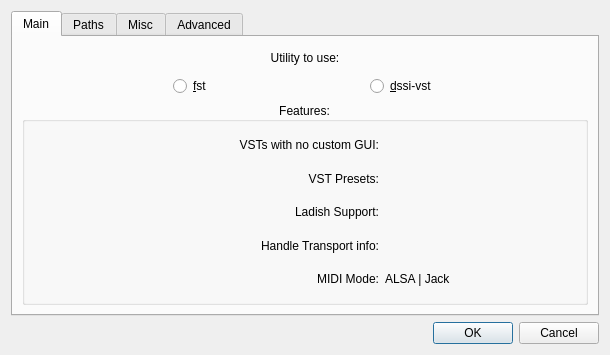
<?xml version="1.0" encoding="UTF-8"?>
<ui version="4.0">
 <class>SettingsW</class>
 <widget class="QDialog" name="SettingsW">
  <property name="geometry">
   <rect>
    <x>0</x>
    <y>0</y>
    <width>610</width>
    <height>355</height>
   </rect>
  </property>
  <property name="windowTitle">
   <string>FeSTige - Settings</string>
  </property>
  <layout class="QVBoxLayout" name="verticalLayout_10">
   <item>
    <widget class="QTabWidget" name="tabWidget">
     <property name="currentIndex">
      <number>0</number>
     </property>
     <widget class="QWidget" name="tab_main">
      <attribute name="title">
       <string>Main</string>
      </attribute>
      <layout class="QVBoxLayout" name="verticalLayout_8">
       <item>
        <widget class="QLabel" name="label_10">
         <property name="maximumSize">
          <size>
           <width>16777215</width>
           <height>24</height>
          </size>
         </property>
         <property name="text">
          <string>Utility to use:</string>
         </property>
         <property name="alignment">
          <set>Qt::AlignCenter</set>
         </property>
        </widget>
       </item>
       <item>
        <layout class="QHBoxLayout" name="horizontalLayout_8">
         <property name="sizeConstraint">
          <enum>QLayout::SetMinimumSize</enum>
         </property>
         <item>
          <spacer name="horizontalSpacer_9">
           <property name="orientation">
            <enum>Qt::Horizontal</enum>
           </property>
           <property name="sizeHint" stdset="0">
            <size>
             <width>40</width>
             <height>20</height>
            </size>
           </property>
          </spacer>
         </item>
         <item>
          <widget class="QRadioButton" name="ch_fst">
           <property name="text">
            <string notr="true">&amp;fst</string>
           </property>
          </widget>
         </item>
         <item>
          <spacer name="horizontalSpacer_10">
           <property name="orientation">
            <enum>Qt::Horizontal</enum>
           </property>
           <property name="sizeHint" stdset="0">
            <size>
             <width>40</width>
             <height>20</height>
            </size>
           </property>
          </spacer>
         </item>
         <item>
          <widget class="QRadioButton" name="ch_vsthost">
           <property name="text">
            <string notr="true">&amp;dssi-vst</string>
           </property>
          </widget>
         </item>
         <item>
          <spacer name="horizontalSpacer_11">
           <property name="orientation">
            <enum>Qt::Horizontal</enum>
           </property>
           <property name="sizeHint" stdset="0">
            <size>
             <width>40</width>
             <height>20</height>
            </size>
           </property>
          </spacer>
         </item>
        </layout>
       </item>
       <item>
        <widget class="QGroupBox" name="groupBox_8">
         <property name="title">
          <string>Features:</string>
         </property>
         <property name="alignment">
          <set>Qt::AlignCenter</set>
         </property>
         <layout class="QGridLayout" name="gridLayout_2">
          <item row="0" column="0">
           <widget class="QLabel" name="label_9">
            <property name="text">
             <string/>
            </property>
           </widget>
          </item>
          <item row="0" column="1">
           <widget class="QLabel" name="label_5">
            <property name="text">
             <string>VSTs with no custom GUI:</string>
            </property>
            <property name="alignment">
             <set>Qt::AlignRight|Qt::AlignTrailing|Qt::AlignVCenter</set>
            </property>
           </widget>
          </item>
          <item row="0" column="2">
           <widget class="QLabel" name="i_nogui">
            <property name="maximumSize">
             <size>
              <width>16</width>
              <height>16777215</height>
             </size>
            </property>
            <property name="text">
             <string/>
            </property>
            <property name="pixmap">
             <pixmap resource="icons/icons.qrc">:/icons/dialog-ok-apply.png</pixmap>
            </property>
           </widget>
          </item>
          <item row="0" column="3">
           <widget class="QLabel" name="label_12">
            <property name="text">
             <string/>
            </property>
           </widget>
          </item>
          <item row="1" column="1">
           <widget class="QLabel" name="label_6">
            <property name="text">
             <string>VST Presets:</string>
            </property>
            <property name="alignment">
             <set>Qt::AlignRight|Qt::AlignTrailing|Qt::AlignVCenter</set>
            </property>
           </widget>
          </item>
          <item row="1" column="2">
           <widget class="QLabel" name="i_presets">
            <property name="maximumSize">
             <size>
              <width>16</width>
              <height>16777215</height>
             </size>
            </property>
            <property name="text">
             <string/>
            </property>
            <property name="pixmap">
             <pixmap resource="icons/icons.qrc">:/icons/dialog-ok-apply.png</pixmap>
            </property>
           </widget>
          </item>
          <item row="2" column="1">
           <widget class="QLabel" name="label_7">
            <property name="text">
             <string>Ladish Support:</string>
            </property>
            <property name="alignment">
             <set>Qt::AlignRight|Qt::AlignTrailing|Qt::AlignVCenter</set>
            </property>
           </widget>
          </item>
          <item row="2" column="2">
           <widget class="QLabel" name="i_lash">
            <property name="maximumSize">
             <size>
              <width>16</width>
              <height>16777215</height>
             </size>
            </property>
            <property name="text">
             <string/>
            </property>
            <property name="pixmap">
             <pixmap resource="icons/icons.qrc">:/icons/dialog-ok-apply.png</pixmap>
            </property>
           </widget>
          </item>
          <item row="3" column="1">
           <widget class="QLabel" name="label_4">
            <property name="text">
             <string>Handle Transport info:</string>
            </property>
            <property name="alignment">
             <set>Qt::AlignRight|Qt::AlignTrailing|Qt::AlignVCenter</set>
            </property>
           </widget>
          </item>
          <item row="3" column="2">
           <widget class="QLabel" name="i_tempo">
            <property name="maximumSize">
             <size>
              <width>16</width>
              <height>16777215</height>
             </size>
            </property>
            <property name="text">
             <string/>
            </property>
            <property name="pixmap">
             <pixmap resource="icons/icons.qrc">:/icons/dialog-ok-apply.png</pixmap>
            </property>
           </widget>
          </item>
          <item row="4" column="1">
           <widget class="QLabel" name="label_8">
            <property name="text">
             <string>MIDI Mode:</string>
            </property>
            <property name="alignment">
             <set>Qt::AlignRight|Qt::AlignTrailing|Qt::AlignVCenter</set>
            </property>
           </widget>
          </item>
          <item row="4" column="2" colspan="2">
           <widget class="QLabel" name="i_midi">
            <property name="text">
             <string notr="true">ALSA | Jack</string>
            </property>
           </widget>
          </item>
         </layout>
        </widget>
       </item>
      </layout>
     </widget>
     <widget class="QWidget" name="tab_paths">
      <attribute name="title">
       <string>Paths</string>
      </attribute>
      <layout class="QVBoxLayout" name="verticalLayout_2">
       <item>
        <widget class="QGroupBox" name="groupBox_3">
         <property name="title">
          <string>Extra VST Paths</string>
         </property>
         <layout class="QVBoxLayout" name="verticalLayout_3">
          <item>
           <layout class="QHBoxLayout" name="horizontalLayout_5">
            <item>
             <widget class="QListWidget" name="listPaths">
              <property name="alternatingRowColors">
               <bool>true</bool>
              </property>
             </widget>
            </item>
            <item>
             <layout class="QVBoxLayout" name="verticalLayout_6">
              <item>
               <spacer name="verticalSpacer_3">
                <property name="orientation">
                 <enum>Qt::Vertical</enum>
                </property>
                <property name="sizeHint" stdset="0">
                 <size>
                  <width>20</width>
                  <height>40</height>
                 </size>
                </property>
               </spacer>
              </item>
              <item>
               <widget class="QPushButton" name="b_add">
                <property name="text">
                 <string>&amp;Add</string>
                </property>
                <property name="icon">
                 <iconset resource="icons/icons.qrc">
                  <normaloff>:/icons/list-add.png</normaloff>:/icons/list-add.png</iconset>
                </property>
               </widget>
              </item>
              <item>
               <widget class="QPushButton" name="b_remove">
                <property name="text">
                 <string>&amp;Remove</string>
                </property>
                <property name="icon">
                 <iconset resource="icons/icons.qrc">
                  <normaloff>:/icons/list-remove.png</normaloff>:/icons/list-remove.png</iconset>
                </property>
               </widget>
              </item>
              <item>
               <spacer name="verticalSpacer_2">
                <property name="orientation">
                 <enum>Qt::Vertical</enum>
                </property>
                <property name="sizeHint" stdset="0">
                 <size>
                  <width>20</width>
                  <height>40</height>
                 </size>
                </property>
               </spacer>
              </item>
              <item>
               <widget class="QPushButton" name="b_edit">
                <property name="text">
                 <string>&amp;Edit</string>
                </property>
                <property name="icon">
                 <iconset resource="icons/icons.qrc">
                  <normaloff>:/icons/document-edit.png</normaloff>:/icons/document-edit.png</iconset>
                </property>
               </widget>
              </item>
              <item>
               <spacer name="verticalSpacer_4">
                <property name="orientation">
                 <enum>Qt::Vertical</enum>
                </property>
                <property name="sizeHint" stdset="0">
                 <size>
                  <width>20</width>
                  <height>40</height>
                 </size>
                </property>
               </spacer>
              </item>
             </layout>
            </item>
           </layout>
          </item>
          <item>
           <widget class="Line" name="line_3">
            <property name="orientation">
             <enum>Qt::Horizontal</enum>
            </property>
           </widget>
          </item>
          <item>
           <layout class="QHBoxLayout" name="horizontalLayout_6">
            <item>
             <spacer name="horizontalSpacer_3">
              <property name="orientation">
               <enum>Qt::Horizontal</enum>
              </property>
              <property name="sizeHint" stdset="0">
               <size>
                <width>40</width>
                <height>20</height>
               </size>
              </property>
             </spacer>
            </item>
            <item>
             <widget class="QLabel" name="l_recursive_ico">
              <property name="maximumSize">
               <size>
                <width>16</width>
                <height>16777215</height>
               </size>
              </property>
              <property name="text">
               <string notr="true"/>
              </property>
              <property name="pixmap">
               <pixmap resource="icons/icons.qrc">:/icons/dialog-information.png</pixmap>
              </property>
             </widget>
            </item>
            <item>
             <widget class="QLabel" name="l_recursive">
              <property name="text">
               <string>Note that recursive search is supported. No need for extra folders here.</string>
              </property>
             </widget>
            </item>
            <item>
             <spacer name="horizontalSpacer_4">
              <property name="orientation">
               <enum>Qt::Horizontal</enum>
              </property>
              <property name="sizeHint" stdset="0">
               <size>
                <width>40</width>
                <height>20</height>
               </size>
              </property>
             </spacer>
            </item>
           </layout>
          </item>
         </layout>
        </widget>
       </item>
       <item>
        <widget class="QGroupBox" name="groupBox_6">
         <property name="title">
          <string>Outro</string>
         </property>
         <layout class="QGridLayout" name="gridLayout_3">
          <item row="0" column="0">
           <widget class="QLabel" name="label_11">
            <property name="text">
             <string notr="true">WINEPREFIX:</string>
            </property>
           </widget>
          </item>
          <item row="0" column="1">
           <widget class="QLineEdit" name="lineWinePrefix"/>
          </item>
          <item row="0" column="2">
           <widget class="QPushButton" name="b_reset_wine">
            <property name="text">
             <string>Rese&amp;t</string>
            </property>
            <property name="icon">
             <iconset resource="icons/icons.qrc">
              <normaloff>:/icons/edit-undo.png</normaloff>:/icons/edit-undo.png</iconset>
            </property>
           </widget>
          </item>
          <item row="1" column="0">
           <widget class="QLabel" name="label_ladish">
            <property name="text">
             <string>Default Ladish Folder:</string>
            </property>
           </widget>
          </item>
          <item row="1" column="1">
           <widget class="QLineEdit" name="lineLadishFolder"/>
          </item>
          <item row="1" column="2">
           <widget class="QPushButton" name="b_reset_ladish">
            <property name="text">
             <string>Rese&amp;t</string>
            </property>
            <property name="icon">
             <iconset resource="icons/icons.qrc">
              <normaloff>:/icons/edit-undo.png</normaloff>:/icons/edit-undo.png</iconset>
            </property>
           </widget>
          </item>
         </layout>
        </widget>
       </item>
      </layout>
     </widget>
     <widget class="QWidget" name="tab_misc">
      <attribute name="title">
       <string>Misc</string>
      </attribute>
      <layout class="QVBoxLayout" name="verticalLayout_7">
       <item>
        <widget class="QGroupBox" name="gr_con">
         <property name="title">
          <string>Connections</string>
         </property>
         <layout class="QVBoxLayout" name="verticalLayout_4">
          <item>
           <widget class="QCheckBox" name="ch_sysout">
            <property name="text">
             <string>Auto-Connect new VSTs to System &amp;Output</string>
            </property>
           </widget>
          </item>
          <item>
           <layout class="QHBoxLayout" name="horizontalLayout">
            <item>
             <widget class="QCheckBox" name="ch_midiin">
              <property name="text">
               <string>Auto-Connect &amp;Midi Input to:</string>
              </property>
             </widget>
            </item>
            <item>
             <widget class="QComboBox" name="co_midiin">
              <property name="editable">
               <bool>true</bool>
              </property>
             </widget>
            </item>
           </layout>
          </item>
          <item>
           <widget class="Line" name="line_2">
            <property name="orientation">
             <enum>Qt::Horizontal</enum>
            </property>
           </widget>
          </item>
          <item>
           <layout class="QHBoxLayout" name="horizontalLayout_2">
            <property name="sizeConstraint">
             <enum>QLayout::SetMinimumSize</enum>
            </property>
            <item>
             <spacer name="horizontalSpacer">
              <property name="orientation">
               <enum>Qt::Horizontal</enum>
              </property>
              <property name="sizeHint" stdset="0">
               <size>
                <width>40</width>
                <height>20</height>
               </size>
              </property>
             </spacer>
            </item>
            <item>
             <widget class="QLabel" name="l_pyjack_ico">
              <property name="maximumSize">
               <size>
                <width>16</width>
                <height>16</height>
               </size>
              </property>
              <property name="text">
               <string notr="true"/>
              </property>
              <property name="pixmap">
               <pixmap resource="icons/icons.qrc">:/icons/dialog-error.png</pixmap>
              </property>
              <property name="alignment">
               <set>Qt::AlignLeading|Qt::AlignLeft|Qt::AlignTop</set>
              </property>
             </widget>
            </item>
            <item>
             <widget class="QLabel" name="l_pyjack">
              <property name="maximumSize">
               <size>
                <width>16777215</width>
                <height>16</height>
               </size>
              </property>
              <property name="text">
               <string>PyJack status goes here</string>
              </property>
              <property name="alignment">
               <set>Qt::AlignLeading|Qt::AlignLeft|Qt::AlignTop</set>
              </property>
             </widget>
            </item>
            <item>
             <spacer name="horizontalSpacer_2">
              <property name="orientation">
               <enum>Qt::Horizontal</enum>
              </property>
              <property name="sizeHint" stdset="0">
               <size>
                <width>40</width>
                <height>20</height>
               </size>
              </property>
             </spacer>
            </item>
           </layout>
          </item>
         </layout>
        </widget>
       </item>
       <item>
        <widget class="QGroupBox" name="groupBox_2">
         <property name="title">
          <string>Misc</string>
         </property>
         <layout class="QVBoxLayout" name="verticalLayout">
          <item>
           <widget class="QCheckBox" name="ch_wineserver">
            <property name="text">
             <string>&amp;Run &quot;wineserver -p&quot; at FeSTige startup</string>
            </property>
           </widget>
          </item>
          <item>
           <widget class="QCheckBox" name="ch_warn">
            <property name="text">
             <string>Show &amp;warnings</string>
            </property>
           </widget>
          </item>
         </layout>
        </widget>
       </item>
      </layout>
     </widget>
     <widget class="QWidget" name="tab_adv">
      <attribute name="title">
       <string>Advanced</string>
      </attribute>
      <layout class="QVBoxLayout" name="verticalLayout_9">
       <item>
        <widget class="QGroupBox" name="groupBox_4">
         <property name="title">
          <string>Real-Time Scheduling</string>
         </property>
         <layout class="QGridLayout" name="gridLayout_4">
          <item row="0" column="0">
           <widget class="QCheckBox" name="ch_winert">
            <property name="text">
             <string>Enable &amp;Wine Real-Time Scheduling (*)</string>
            </property>
           </widget>
          </item>
          <item row="0" column="1">
           <widget class="QSpinBox" name="spinRT">
            <property name="minimum">
             <number>1</number>
            </property>
            <property name="maximum">
             <number>99</number>
            </property>
            <property name="value">
             <number>15</number>
            </property>
           </widget>
          </item>
          <item row="1" column="0">
           <widget class="QCheckBox" name="ch_winesvrt">
            <property name="text">
             <string>Enable Wine&amp;Server Real-Time Schedulling (*)</string>
            </property>
           </widget>
          </item>
          <item row="1" column="1">
           <widget class="QSpinBox" name="spinSVRT">
            <property name="minimum">
             <number>1</number>
            </property>
            <property name="value">
             <number>10</number>
            </property>
           </widget>
          </item>
          <item row="2" column="0" colspan="2">
           <widget class="QCheckBox" name="ch_chrt">
            <property name="text">
             <string>Manipulate real-time attributes with &amp;chrt (Incompatible with ladish!)</string>
            </property>
           </widget>
          </item>
          <item row="3" column="0" colspan="2">
           <widget class="Line" name="line">
            <property name="orientation">
             <enum>Qt::Horizontal</enum>
            </property>
           </widget>
          </item>
          <item row="4" column="0" colspan="2">
           <layout class="QHBoxLayout" name="horizontalLayout_3">
            <item>
             <spacer name="horizontalSpacer_5">
              <property name="orientation">
               <enum>Qt::Horizontal</enum>
              </property>
              <property name="sizeHint" stdset="0">
               <size>
                <width>40</width>
                <height>20</height>
               </size>
              </property>
             </spacer>
            </item>
            <item>
             <widget class="QLabel" name="label">
              <property name="text">
               <string>&lt;i&gt;(*) This option requires Wine compiled with the RT patch&lt;/i&gt;</string>
              </property>
             </widget>
            </item>
            <item>
             <spacer name="horizontalSpacer_6">
              <property name="orientation">
               <enum>Qt::Horizontal</enum>
              </property>
              <property name="sizeHint" stdset="0">
               <size>
                <width>40</width>
                <height>20</height>
               </size>
              </property>
             </spacer>
            </item>
           </layout>
          </item>
         </layout>
        </widget>
       </item>
       <item>
        <widget class="QGroupBox" name="groupBox_5">
         <property name="title">
          <string>Command to run</string>
         </property>
         <layout class="QGridLayout" name="gridLayout">
          <item row="0" column="0">
           <widget class="QLabel" name="label_2">
            <property name="text">
             <string>&amp;Extra arguments:</string>
            </property>
            <property name="buddy">
             <cstring>lineArgs</cstring>
            </property>
           </widget>
          </item>
          <item row="0" column="1">
           <widget class="QLineEdit" name="lineArgs"/>
          </item>
          <item row="1" column="0">
           <widget class="QLabel" name="label_3">
            <property name="text">
             <string>&amp;Final command: &lt;i&gt;(preview)&lt;/i&gt;</string>
            </property>
            <property name="buddy">
             <cstring>lineFinal</cstring>
            </property>
           </widget>
          </item>
          <item row="1" column="1">
           <widget class="QLineEdit" name="lineFinal">
            <property name="text">
             <string/>
            </property>
            <property name="readOnly">
             <bool>true</bool>
            </property>
           </widget>
          </item>
         </layout>
        </widget>
       </item>
      </layout>
     </widget>
    </widget>
   </item>
   <item>
    <spacer name="verticalSpacer">
     <property name="orientation">
      <enum>Qt::Vertical</enum>
     </property>
     <property name="sizeHint" stdset="0">
      <size>
       <width>20</width>
       <height>40</height>
      </size>
     </property>
    </spacer>
   </item>
   <item>
    <widget class="QDialogButtonBox" name="buttonBox">
     <property name="orientation">
      <enum>Qt::Horizontal</enum>
     </property>
     <property name="standardButtons">
      <set>QDialogButtonBox::Cancel|QDialogButtonBox::Ok</set>
     </property>
    </widget>
   </item>
  </layout>
 </widget>
 <resources>
  <include location="icons/icons.qrc"/>
 </resources>
 <connections>
  <connection>
   <sender>buttonBox</sender>
   <signal>accepted()</signal>
   <receiver>SettingsW</receiver>
   <slot>accept()</slot>
   <hints>
    <hint type="sourcelabel">
     <x>248</x>
     <y>254</y>
    </hint>
    <hint type="destinationlabel">
     <x>157</x>
     <y>274</y>
    </hint>
   </hints>
  </connection>
  <connection>
   <sender>buttonBox</sender>
   <signal>rejected()</signal>
   <receiver>SettingsW</receiver>
   <slot>reject()</slot>
   <hints>
    <hint type="sourcelabel">
     <x>316</x>
     <y>260</y>
    </hint>
    <hint type="destinationlabel">
     <x>286</x>
     <y>274</y>
    </hint>
   </hints>
  </connection>
 </connections>
</ui>
